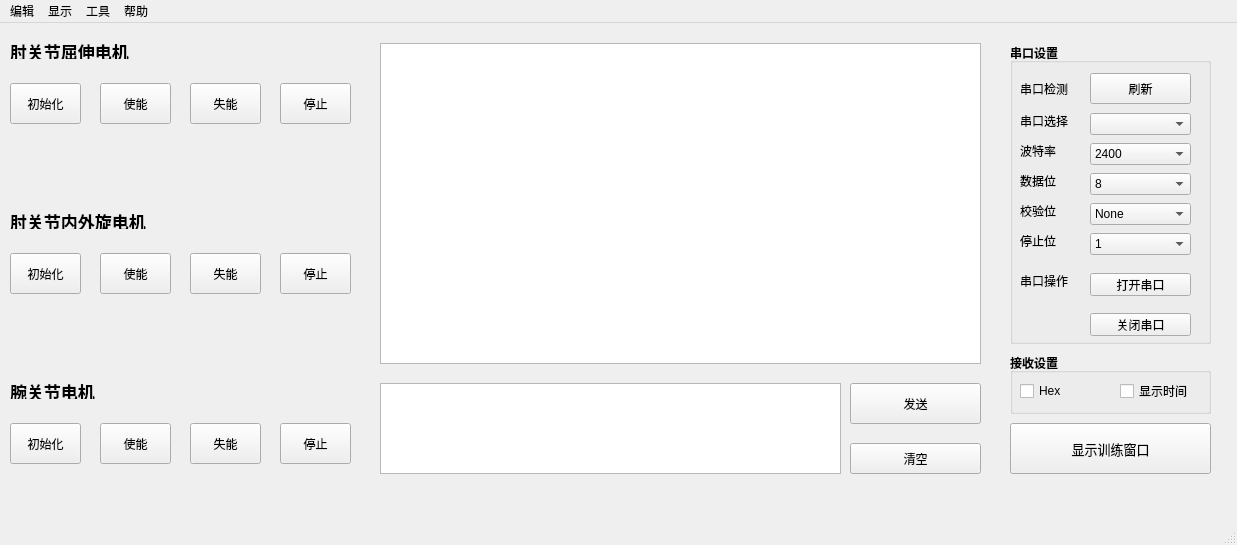
<?xml version="1.0" encoding="UTF-8"?>
<ui version="4.0">
 <class>MotorWindow</class>
 <widget class="QMainWindow" name="MotorWindow">
  <property name="geometry">
   <rect>
    <x>0</x>
    <y>0</y>
    <width>1237</width>
    <height>545</height>
   </rect>
  </property>
  <property name="windowTitle">
   <string>MainWindow</string>
  </property>
  <widget class="QWidget" name="centralwidget">
   <widget class="QPushButton" name="motor1stop">
    <property name="geometry">
     <rect>
      <x>280</x>
      <y>60</y>
      <width>71</width>
      <height>41</height>
     </rect>
    </property>
    <property name="text">
     <string>停止</string>
    </property>
   </widget>
   <widget class="QPushButton" name="motor1enable">
    <property name="geometry">
     <rect>
      <x>100</x>
      <y>60</y>
      <width>71</width>
      <height>41</height>
     </rect>
    </property>
    <property name="text">
     <string>使能</string>
    </property>
   </widget>
   <widget class="QPushButton" name="motor2enable">
    <property name="geometry">
     <rect>
      <x>100</x>
      <y>230</y>
      <width>71</width>
      <height>41</height>
     </rect>
    </property>
    <property name="text">
     <string>使能</string>
    </property>
   </widget>
   <widget class="QPushButton" name="SendButton">
    <property name="geometry">
     <rect>
      <x>850</x>
      <y>360</y>
      <width>131</width>
      <height>41</height>
     </rect>
    </property>
    <property name="text">
     <string>发送</string>
    </property>
   </widget>
   <widget class="QLabel" name="ERM">
    <property name="geometry">
     <rect>
      <x>10</x>
      <y>190</y>
      <width>261</width>
      <height>16</height>
     </rect>
    </property>
    <property name="font">
     <font>
      <pointsize>13</pointsize>
      <weight>75</weight>
      <bold>true</bold>
     </font>
    </property>
    <property name="text">
     <string>肘关节内外旋电机</string>
    </property>
   </widget>
   <widget class="QGroupBox" name="SerialPortSetting">
    <property name="geometry">
     <rect>
      <x>1010</x>
      <y>20</y>
      <width>201</width>
      <height>301</height>
     </rect>
    </property>
    <property name="font">
     <font>
      <weight>75</weight>
      <bold>true</bold>
     </font>
    </property>
    <property name="title">
     <string>串口设置</string>
    </property>
    <widget class="QLabel" name="SerialPort">
     <property name="geometry">
      <rect>
       <x>10</x>
       <y>70</y>
       <width>71</width>
       <height>16</height>
      </rect>
     </property>
     <property name="font">
      <font>
       <weight>50</weight>
       <bold>false</bold>
      </font>
     </property>
     <property name="text">
      <string>串口选择</string>
     </property>
    </widget>
    <widget class="QLabel" name="BaudRate">
     <property name="geometry">
      <rect>
       <x>10</x>
       <y>100</y>
       <width>61</width>
       <height>16</height>
      </rect>
     </property>
     <property name="font">
      <font>
       <weight>50</weight>
       <bold>false</bold>
      </font>
     </property>
     <property name="text">
      <string>波特率</string>
     </property>
    </widget>
    <widget class="QLabel" name="DataBit">
     <property name="geometry">
      <rect>
       <x>10</x>
       <y>130</y>
       <width>61</width>
       <height>16</height>
      </rect>
     </property>
     <property name="font">
      <font>
       <weight>50</weight>
       <bold>false</bold>
      </font>
     </property>
     <property name="text">
      <string>数据位</string>
     </property>
    </widget>
    <widget class="QLabel" name="CheckBit">
     <property name="geometry">
      <rect>
       <x>10</x>
       <y>160</y>
       <width>61</width>
       <height>16</height>
      </rect>
     </property>
     <property name="font">
      <font>
       <weight>50</weight>
       <bold>false</bold>
      </font>
     </property>
     <property name="text">
      <string>校验位</string>
     </property>
    </widget>
    <widget class="QLabel" name="StopBit">
     <property name="geometry">
      <rect>
       <x>10</x>
       <y>190</y>
       <width>61</width>
       <height>16</height>
      </rect>
     </property>
     <property name="font">
      <font>
       <weight>50</weight>
       <bold>false</bold>
      </font>
     </property>
     <property name="text">
      <string>停止位</string>
     </property>
    </widget>
    <widget class="QComboBox" name="serialport">
     <property name="geometry">
      <rect>
       <x>80</x>
       <y>70</y>
       <width>101</width>
       <height>22</height>
      </rect>
     </property>
     <property name="font">
      <font>
       <weight>50</weight>
       <bold>false</bold>
      </font>
     </property>
    </widget>
    <widget class="QComboBox" name="baud">
     <property name="geometry">
      <rect>
       <x>80</x>
       <y>100</y>
       <width>101</width>
       <height>22</height>
      </rect>
     </property>
     <property name="font">
      <font>
       <weight>50</weight>
       <bold>false</bold>
      </font>
     </property>
     <item>
      <property name="text">
       <string>2400</string>
      </property>
     </item>
     <item>
      <property name="text">
       <string>4800</string>
      </property>
     </item>
     <item>
      <property name="text">
       <string>9600</string>
      </property>
     </item>
     <item>
      <property name="text">
       <string>19200</string>
      </property>
     </item>
     <item>
      <property name="text">
       <string>38400</string>
      </property>
     </item>
     <item>
      <property name="text">
       <string>57600</string>
      </property>
     </item>
     <item>
      <property name="text">
       <string>115200</string>
      </property>
     </item>
     <item>
      <property name="text">
       <string>128000</string>
      </property>
     </item>
     <item>
      <property name="text">
       <string>256000</string>
      </property>
     </item>
    </widget>
    <widget class="QComboBox" name="databit">
     <property name="geometry">
      <rect>
       <x>80</x>
       <y>130</y>
       <width>101</width>
       <height>22</height>
      </rect>
     </property>
     <property name="font">
      <font>
       <weight>50</weight>
       <bold>false</bold>
      </font>
     </property>
     <item>
      <property name="text">
       <string>8</string>
      </property>
     </item>
     <item>
      <property name="text">
       <string>7</string>
      </property>
     </item>
     <item>
      <property name="text">
       <string>6</string>
      </property>
     </item>
     <item>
      <property name="text">
       <string>5</string>
      </property>
     </item>
    </widget>
    <widget class="QComboBox" name="checkbit">
     <property name="geometry">
      <rect>
       <x>80</x>
       <y>160</y>
       <width>101</width>
       <height>22</height>
      </rect>
     </property>
     <property name="font">
      <font>
       <weight>50</weight>
       <bold>false</bold>
      </font>
     </property>
     <item>
      <property name="text">
       <string>None</string>
      </property>
     </item>
     <item>
      <property name="text">
       <string>Odd</string>
      </property>
     </item>
     <item>
      <property name="text">
       <string>Even</string>
      </property>
     </item>
    </widget>
    <widget class="QComboBox" name="stopbit">
     <property name="geometry">
      <rect>
       <x>80</x>
       <y>190</y>
       <width>101</width>
       <height>22</height>
      </rect>
     </property>
     <property name="font">
      <font>
       <weight>50</weight>
       <bold>false</bold>
      </font>
     </property>
     <item>
      <property name="text">
       <string>1</string>
      </property>
     </item>
     <item>
      <property name="text">
       <string>1.5</string>
      </property>
     </item>
     <item>
      <property name="text">
       <string>2</string>
      </property>
     </item>
    </widget>
    <widget class="QLabel" name="StopBit_2">
     <property name="geometry">
      <rect>
       <x>10</x>
       <y>230</y>
       <width>61</width>
       <height>16</height>
      </rect>
     </property>
     <property name="font">
      <font>
       <weight>50</weight>
       <bold>false</bold>
      </font>
     </property>
     <property name="text">
      <string>串口操作</string>
     </property>
    </widget>
    <widget class="QPushButton" name="StartButton">
     <property name="geometry">
      <rect>
       <x>80</x>
       <y>230</y>
       <width>101</width>
       <height>23</height>
      </rect>
     </property>
     <property name="font">
      <font>
       <weight>50</weight>
       <bold>false</bold>
      </font>
     </property>
     <property name="text">
      <string>打开串口</string>
     </property>
    </widget>
    <widget class="QPushButton" name="StopButton">
     <property name="geometry">
      <rect>
       <x>80</x>
       <y>270</y>
       <width>101</width>
       <height>23</height>
      </rect>
     </property>
     <property name="font">
      <font>
       <weight>50</weight>
       <bold>false</bold>
      </font>
     </property>
     <property name="text">
      <string>关闭串口</string>
     </property>
    </widget>
    <widget class="QLabel" name="DoneFlag">
     <property name="geometry">
      <rect>
       <x>10</x>
       <y>220</y>
       <width>54</width>
       <height>12</height>
      </rect>
     </property>
     <property name="font">
      <font>
       <weight>50</weight>
       <bold>false</bold>
      </font>
     </property>
     <property name="text">
      <string/>
     </property>
    </widget>
    <widget class="QPushButton" name="RefreshButton">
     <property name="geometry">
      <rect>
       <x>80</x>
       <y>30</y>
       <width>101</width>
       <height>31</height>
      </rect>
     </property>
     <property name="font">
      <font>
       <weight>50</weight>
       <bold>false</bold>
      </font>
     </property>
     <property name="text">
      <string>刷新</string>
     </property>
    </widget>
    <widget class="QLabel" name="refreshLabel">
     <property name="geometry">
      <rect>
       <x>10</x>
       <y>40</y>
       <width>54</width>
       <height>12</height>
      </rect>
     </property>
     <property name="font">
      <font>
       <weight>50</weight>
       <bold>false</bold>
      </font>
     </property>
     <property name="text">
      <string>串口检测</string>
     </property>
    </widget>
   </widget>
   <widget class="QPushButton" name="motor2stop">
    <property name="geometry">
     <rect>
      <x>280</x>
      <y>230</y>
      <width>71</width>
      <height>41</height>
     </rect>
    </property>
    <property name="text">
     <string>停止</string>
    </property>
   </widget>
   <widget class="QTextBrowser" name="Showcontent">
    <property name="geometry">
     <rect>
      <x>380</x>
      <y>20</y>
      <width>601</width>
      <height>321</height>
     </rect>
    </property>
   </widget>
   <widget class="QPushButton" name="motor2disable">
    <property name="geometry">
     <rect>
      <x>190</x>
      <y>230</y>
      <width>71</width>
      <height>41</height>
     </rect>
    </property>
    <property name="text">
     <string>失能</string>
    </property>
   </widget>
   <widget class="QLabel" name="EFEM">
    <property name="geometry">
     <rect>
      <x>10</x>
      <y>20</y>
      <width>371</width>
      <height>16</height>
     </rect>
    </property>
    <property name="font">
     <font>
      <pointsize>13</pointsize>
      <weight>75</weight>
      <bold>true</bold>
     </font>
    </property>
    <property name="text">
     <string>肘关节屈伸电机</string>
    </property>
   </widget>
   <widget class="QLabel" name="WRM">
    <property name="geometry">
     <rect>
      <x>10</x>
      <y>360</y>
      <width>261</width>
      <height>16</height>
     </rect>
    </property>
    <property name="font">
     <font>
      <pointsize>13</pointsize>
      <weight>75</weight>
      <bold>true</bold>
     </font>
    </property>
    <property name="text">
     <string>腕关节电机</string>
    </property>
   </widget>
   <widget class="QGroupBox" name="ReceivingSetting">
    <property name="geometry">
     <rect>
      <x>1010</x>
      <y>330</y>
      <width>201</width>
      <height>61</height>
     </rect>
    </property>
    <property name="font">
     <font>
      <weight>75</weight>
      <bold>true</bold>
     </font>
    </property>
    <property name="title">
     <string>接收设置</string>
    </property>
    <widget class="QCheckBox" name="Showtime">
     <property name="geometry">
      <rect>
       <x>110</x>
       <y>30</y>
       <width>81</width>
       <height>16</height>
      </rect>
     </property>
     <property name="font">
      <font>
       <weight>50</weight>
       <bold>false</bold>
      </font>
     </property>
     <property name="text">
      <string>显示时间</string>
     </property>
    </widget>
    <widget class="QCheckBox" name="Hex">
     <property name="geometry">
      <rect>
       <x>10</x>
       <y>30</y>
       <width>71</width>
       <height>16</height>
      </rect>
     </property>
     <property name="font">
      <font>
       <weight>50</weight>
       <bold>false</bold>
      </font>
     </property>
     <property name="text">
      <string>Hex</string>
     </property>
    </widget>
   </widget>
   <widget class="QPushButton" name="motor3disable">
    <property name="geometry">
     <rect>
      <x>190</x>
      <y>400</y>
      <width>71</width>
      <height>41</height>
     </rect>
    </property>
    <property name="text">
     <string>失能</string>
    </property>
   </widget>
   <widget class="QPushButton" name="motor3initial">
    <property name="geometry">
     <rect>
      <x>10</x>
      <y>400</y>
      <width>71</width>
      <height>41</height>
     </rect>
    </property>
    <property name="text">
     <string>初始化</string>
    </property>
   </widget>
   <widget class="QPushButton" name="ShowtrainingwindowButton">
    <property name="geometry">
     <rect>
      <x>1010</x>
      <y>400</y>
      <width>201</width>
      <height>51</height>
     </rect>
    </property>
    <property name="font">
     <font>
      <pointsize>10</pointsize>
      <weight>50</weight>
      <bold>false</bold>
     </font>
    </property>
    <property name="text">
     <string>显示训练窗口</string>
    </property>
   </widget>
   <widget class="QPushButton" name="motor1initial">
    <property name="geometry">
     <rect>
      <x>10</x>
      <y>60</y>
      <width>71</width>
      <height>41</height>
     </rect>
    </property>
    <property name="text">
     <string>初始化</string>
    </property>
   </widget>
   <widget class="QPushButton" name="motor3stop">
    <property name="geometry">
     <rect>
      <x>280</x>
      <y>400</y>
      <width>71</width>
      <height>41</height>
     </rect>
    </property>
    <property name="text">
     <string>停止</string>
    </property>
   </widget>
   <widget class="QPushButton" name="motor1disable">
    <property name="geometry">
     <rect>
      <x>190</x>
      <y>60</y>
      <width>71</width>
      <height>41</height>
     </rect>
    </property>
    <property name="text">
     <string>失能</string>
    </property>
   </widget>
   <widget class="QPushButton" name="motor3enable">
    <property name="geometry">
     <rect>
      <x>100</x>
      <y>400</y>
      <width>71</width>
      <height>41</height>
     </rect>
    </property>
    <property name="text">
     <string>使能</string>
    </property>
   </widget>
   <widget class="QPushButton" name="motor2initial">
    <property name="geometry">
     <rect>
      <x>10</x>
      <y>230</y>
      <width>71</width>
      <height>41</height>
     </rect>
    </property>
    <property name="text">
     <string>初始化</string>
    </property>
   </widget>
   <widget class="QTextEdit" name="textEdit">
    <property name="geometry">
     <rect>
      <x>380</x>
      <y>360</y>
      <width>461</width>
      <height>91</height>
     </rect>
    </property>
   </widget>
   <widget class="QPushButton" name="CleanButton">
    <property name="geometry">
     <rect>
      <x>850</x>
      <y>420</y>
      <width>131</width>
      <height>31</height>
     </rect>
    </property>
    <property name="text">
     <string>清空</string>
    </property>
   </widget>
  </widget>
  <widget class="QMenuBar" name="menubar">
   <property name="geometry">
    <rect>
     <x>0</x>
     <y>0</y>
     <width>1237</width>
     <height>23</height>
    </rect>
   </property>
   <widget class="QMenu" name="menuedit">
    <property name="title">
     <string>编辑</string>
    </property>
   </widget>
   <widget class="QMenu" name="menuShow">
    <property name="title">
     <string>显示</string>
    </property>
   </widget>
   <widget class="QMenu" name="menuTool">
    <property name="title">
     <string>工具</string>
    </property>
   </widget>
   <widget class="QMenu" name="menuHelp">
    <property name="title">
     <string>帮助</string>
    </property>
   </widget>
   <addaction name="menuedit"/>
   <addaction name="menuShow"/>
   <addaction name="menuTool"/>
   <addaction name="menuHelp"/>
  </widget>
  <widget class="QStatusBar" name="statusbar"/>
 </widget>
 <resources>
  <include location="myqrc.qrc"/>
 </resources>
 <connections/>
</ui>
